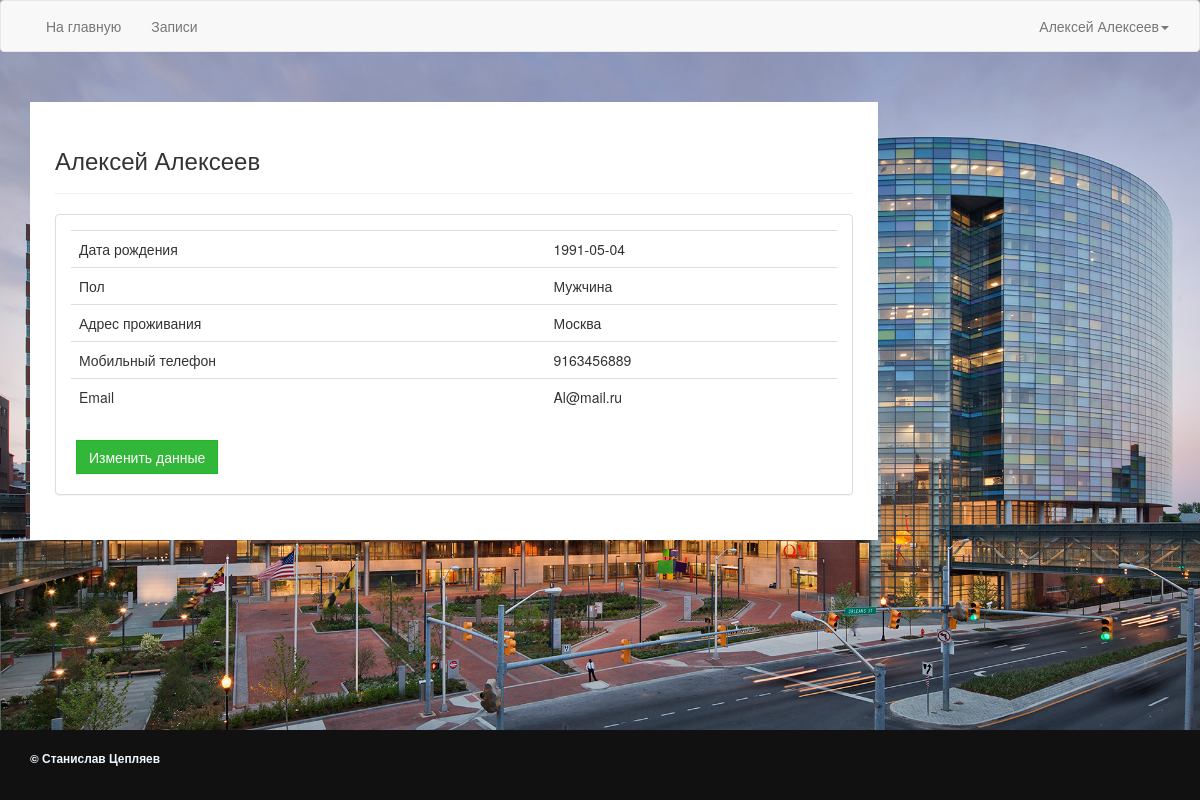
/patient/profile.php (signed in), run on the app's committed database.
### tables this page shows
CREATE TABLE `patient` (
  `icPatient` bigint NOT NULL,
  `password` varchar(30) NOT NULL,
  `Name` varchar(30) NOT NULL,
  `Famil` varchar(30) NOT NULL,
  `DR` date NOT NULL,
  `Gender` varchar(10) NOT NULL,
  `Address` varchar(100) DEFAULT NULL,
  `Phone` varchar(15) DEFAULT NULL,
  `Email` varchar(100) DEFAULT NULL
);

### controller.php (called while the page is built, shortened)
<?php
class Controller
{
    public function footer()
    {
        include 'footer.php';
    }
    public function selectData($tablename='',$one='', $two='', $three='')
    {
    switch ($tablename){
        case 'patient':
                $query = "SELECT * FROM patient WHERE icPatient = '$one'";
                break;
        }
        $result = mysqli_query($GLOBALS['con'], $query);
        return $result;
    }
}
?>

### patient/profile.php (the view, shortened to what this page needs)
<?php
include_once '../controller.php';
$controller = new Controller();
$res = $controller->selectData('patient', $_SESSION['patientSession']);
$userRow=mysqli_fetch_array($res,MYSQLI_ASSOC);
?>
<!DOCTYPE html>
<html lang="en">
	<head>
		<link href="assets/css/bootstrap.min.css" rel="stylesheet">
		<link href="assets/css/default/style.css" rel="stylesheet">
		<link href="assets/css/default/blocks.css" rel="stylesheet">
		<link href="assets/css/date/bootstrap-datepicker.css" rel="stylesheet">
		<link href="assets/css/date/bootstrap-datepicker3.css" rel="stylesheet">
	</head>
	<body>
		<nav class="navbar navbar-default " role="navigation">
			<div class="container-fluid">
				<div class="collapse navbar-collapse" id="bs-example-navbar-collapse-1">
					<ul class="nav navbar-nav">
						<ul class="nav navbar-nav">
							<li><a href="patient.php">На главную</a></li>
							<li><a href="profile.php?teleport=1">Записи</a></li>
						</ul>
					</ul>
					<ul class="nav navbar-nav navbar-right">
						<li class="dropdown">
							<a href="#" class="dropdown-toggle" data-toggle="dropdown"><i class="fa fa-user"></i> <?php echo $userRow['Name']; ?> <?php echo $userRow['Famil']; ?><b class="caret"></b></a>
						</li>
					</ul>
				</div>
			</div>
		</nav>
		<div class="container">
			<section style="padding-bottom: 50px; padding-top: 50px;">
				<div class="row">
						<div class="col-md-9 col-sm-9  user-wrapper">
							<div class="description">
								<h3> <?php echo $userRow['Name']; ?> <?php echo $userRow['Famil']; ?> </h3>
								<hr />
								<div class="panel panel-default">
									<div class="panel-body">
										<table class="table table-user-information" align="center">
											<tbody>
												<tr>
													<td>Дата рождения</td>
													<td><?php echo $userRow['DR']; ?></td>
												</tr>
												<tr>
													<td>Пол</td>
													<td><?php echo $userRow['Gender']; ?></td>
												</tr>
												<tr>
													<td>Адрес проживания</td>
													<td><?php echo $userRow['Address']; ?>
													</td>
												</tr>
												<tr>
													<td>Мобильный телефон</td>
													<td><?php echo $userRow['Phone']; ?>
													</td>
												</tr>
												<tr>
													<td>Email</td>
													<td><?php echo $userRow['Email']; ?>
													</td>
												</tr>
											</tbody>
										</table>
										<button type="button" class="btn btn-primary" data-toggle="modal" data-target="#myModal">Изменить данные</button>
									</div>
								</div>
							</div>
						</div>
					</div>
					<div class="col-md-4">
							<br /><br/>
						</div>
					</div>
	</html>

### patient/assets/css/default/style.css (style rules this page uses)
body { background: url("../../img/3.jpg") center top no-repeat; -webkit-background-size: cover; -moz-background-size: cover; -o-background-size: cover; background-size: cover; }
.navbar { margin-bottom: 0px !important; }
.user-wrapper .btn { border-radius: 0px; -webkit-border-radius: 0px; -moz-border-radius: 0px; margin: 5px; }
.user-wrapper .description { padding: 25px; background-color: #fff; }

### data on the page
patient: Name "Алексей", Famil "Алексеев", DR "1991-05-04", Gender "Мужчина", Address "Москва", Phone "9163456889", Email "Al@mail.ru"
